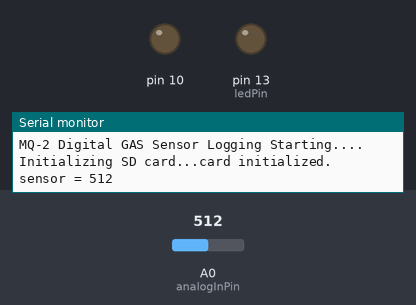
Bench run of a sketch on a simulated Arduino Uno, built with avr-gcc and run on an emulated ATmega328P. Shown: output pins drawn as LEDs (lit = HIGH), the last lines printed to the serial monitor. The test bench sets the inputs (shaded band); at power-on: A0 (analogInPin) = 512. Storage starts empty.

Above: at 3.2 s.
3.3 s: A0 (analogInPin) set to 741
17.3 s: A0 (analogInPin) set to 765
28.5 s: A0 (analogInPin) set to 740
At 29.1 s:
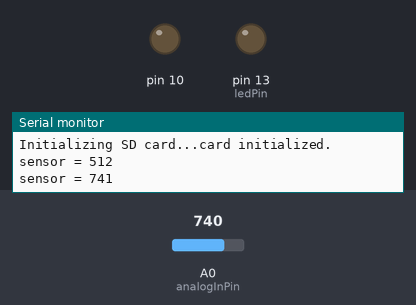
39.7 s: A0 (analogInPin) set to 760
At 48.0 s:
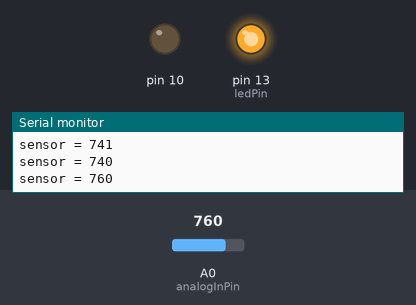
50.9 s: A0 (analogInPin) set to 716
At 63.5 s:
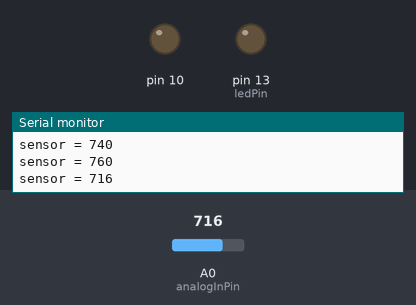
Timing chart, 0 to 64.5 s (numbered marks = the images above; inputs shaded):
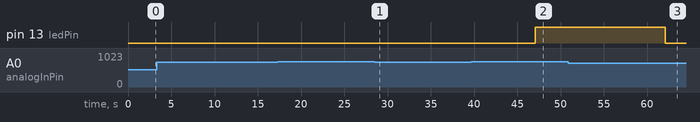

The sketch:

MQ-X-328P-SDcard.ino
```cpp
// (licence header left out)
#include <SD.h>


const int chipSelect = 4;

// These constants won't change.  They're used to give names
// to the pins used:
const int analogInPin = A0;  // Analog input pin that the potentiometer is attached to
const int ledPin = 13;                 // LED connected to digital pin 13

int sensorValue = 0;        // value read from the sensor


void setup() {
  Serial.begin(9600);
  Serial.println("MQ-2 Digital GAS Sensor Logging Starting....");
    Serial.print("Initializing SD card...");
    pinMode(10, OUTPUT);
  if (!SD.begin(chipSelect)) {
    Serial.println("Card failed, or not present");
  return;
  }
  Serial.println("card initialized.");
delay(2000);
  pinMode(ledPin, OUTPUT);      // sets the digital pin as output
}

void loop() {
  // read the analog in value:
  sensorValue = analogRead(analogInPin);
  // determine alarm status
  if (sensorValue >= 750)
  {
    digitalWrite(ledPin, HIGH);   // sets the LED on
  }
  else
  {
  digitalWrite(ledPin, LOW);    // sets the LED off
  }

  // print the results to the serial monitor:
  Serial.print("sensor = " );
  Serial.println(sensorValue);
        File dataFile1 = SD.open("gaslog.CSV", FILE_WRITE);
    if (dataFile1) {
      dataFile1.print("Sensor Value =  ");
      dataFile1.print(sensorValue);
      dataFile1.print(" Alarm Status =  ");
      dataFile1.println(" Disabled ");
      dataFile1.close();
    delay(5000);// Pause here to ensure when power off FILE CLOSED!!
      }         // Wait for Pin 13 LED (SPI Activity) to Flash before power off!
    else {
      Serial.println("error opening gaslog.CSV");
    }

  // wait 10000 milliseconds before the next loop
  // for the analog-to-digital converter to settle
  // after the last reading and limit file size:
  delay(10000);
}
```

Measured:
- after the input at 17.3 s, every drawn part: stays the same
- after the input at 28.5 s, pin 13 (ledPin): stays LOW (without the input it goes to HIGH after 3.5 s)
- after the input at 39.7 s, pin 13 (ledPin): LOW → HIGH after 7.4 s
- after the input at 50.9 s, pin 13 (ledPin): HIGH → LOW after 11.2 s
